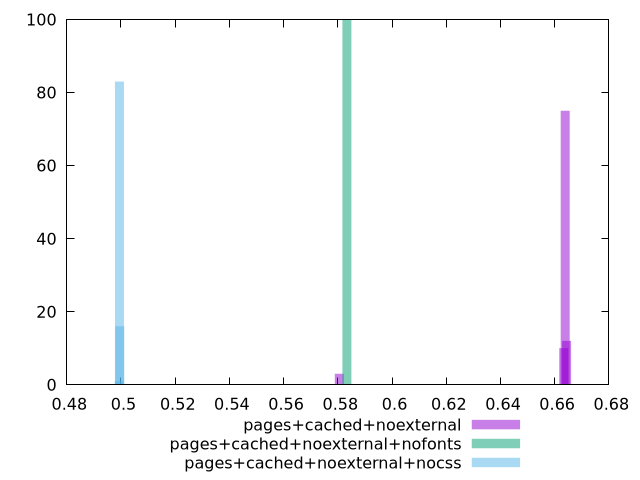

Source code (gnuplot):
$_pagesCachedNoexternal <<EOF
0.663351037161853 10
0.6638807292330496 75
0.580542510031454 3
0.6644104213042462 12
EOF
$_pagesCachedNoexternalNofonts <<EOF
0.5833333333333333 100
EOF
$_pagesCachedNoexternalNocss <<EOF
0.499419192240193 83
0.49953923050295956 16
0.49929915397742647 1
EOF
set key outside below
set terminal pngcairo
set output "report_00005_2020-11-02T22-26-11.212Z/uses-rel-preload/uses-rel-preload_pages+cached+noexternal_pages+cached+noexternal+nofonts_pages+cached+noexternal+nocss+hist.png"
set boxwidth 0.003302225346536395
set style fill transparent solid 0.5 noborder
set yrange [0:100]
plot $_pagesCachedNoexternal title "pages+cached+noexternal" with boxes ,$_pagesCachedNoexternalNofonts title "pages+cached+noexternal+nofonts" with boxes ,$_pagesCachedNoexternalNocss title "pages+cached+noexternal+nocss" with boxes ,
